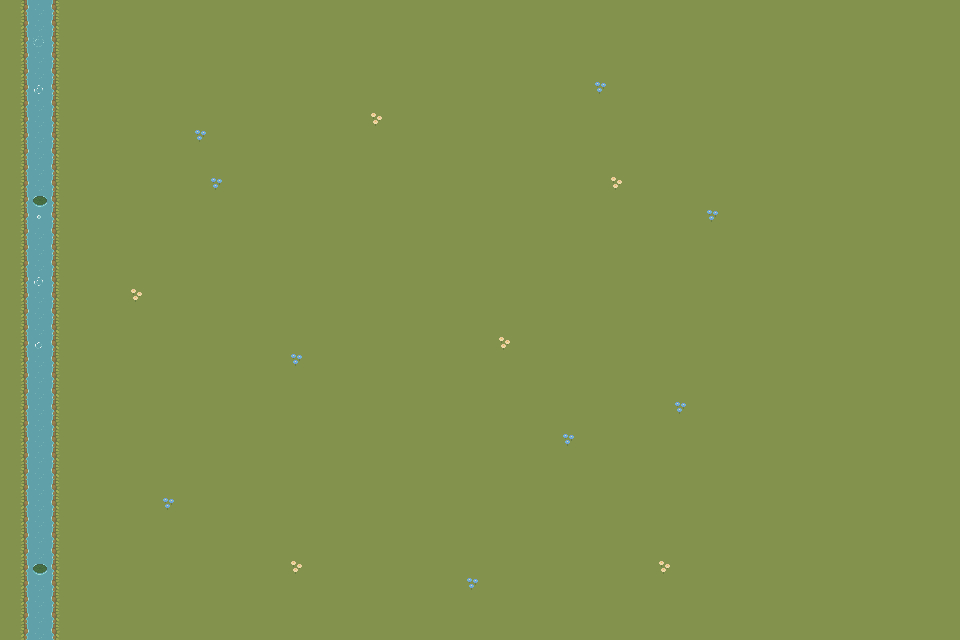

A level layout from a 2D game, rendered from its tile map. Below: a short description, then the map file with tile-grid data replaced by summaries:
An orthogonal 60x40 tile map with 16x16 px tiles, 1 tile layer (Ground), 2 tilesets and 28 objects (4x Speaker, Tree4, Tree3, Tree2, Tree1).

<map version="1.9" tiledversion="1.9.2" orientation="orthogonal" renderorder="right-down" width="60" height="40" tilewidth="16" tileheight="16" infinite="0" nextlayerid="8" nextobjectid="47">
	<tileset firstgid="1" source="tiles.tsx" />
	<tileset firstgid="2701" source="Objects.tsx" />
	<layer id="1" name="Ground" width="60" height="40">
		<data>[2400 cells, 2400 non-empty, 12 distinct tile ids]</data>
	</layer>
	<objectgroup id="5" name="Collison" offsetx="0" offsety="0">
		<object id="31" name="Tree4" gid="2701" x="681.333" y="214" width="32" height="32" />
		<object id="32" name="Tree3" gid="2701" x="797.333" y="114" width="32" height="32" />
		<object id="33" name="Tree2" gid="2701" x="726" y="354.667" width="32" height="32" />
		<object id="34" name="Tree1" gid="2701" x="504.667" y="354" width="32" height="32" />
		<object id="35" name="Speaker1" class="Speaker" gid="2702" x="544.667" y="256" width="16" height="32" />
		<object id="36" name="Speaker2" class="Speaker" gid="2702" x="560" y="256" width="16" height="32" />
		<object id="37" name="Speaker3" class="Speaker" gid="2702" x="606.667" y="256" width="16" height="32" />
		<object id="38" name="Speaker4" class="Speaker" gid="2702" x="623.333" y="255.333" width="16" height="32" />
		<object id="41" gid="2703" x="475.096" y="485.817" width="42.9744" height="37.8462" />
		<object id="42" gid="2704" x="290.373" y="322.557" width="32" height="48" />
		<object id="43" gid="2704" x="323.754" y="323.351" width="32" height="48" />
		<object id="44" gid="2704" x="357.135" y="323.351" width="32" height="48" />
		<object id="45" gid="2701" x="381" y="265" width="32" height="32" />
		<object id="46" gid="2701" x="307" y="150" width="32" height="32" />
		<object id="47" gid="2701" x="434" y="172" width="32" height="32" />
		<object id="48" gid="2701" x="272" y="454" width="32" height="32" />
		<object id="49" gid="2704" x="722" y="138" width="32" height="48" />
		<object id="50" gid="2703" x="182" y="434" width="64" height="64" />
		<object id="51" gid="2702" x="672" y="520" width="16" height="32" />
		<object id="52" gid="2702" x="620" y="166" width="16" height="32" />
		<object id="53" gid="2702" x="546" y="74" width="16" height="32" />
		<object id="54" gid="2704" x="622" y="58" width="32" height="48" />
		<object id="55" gid="2701" x="368" y="66" width="32" height="32" />
		<object id="56" gid="2701" x="758" y="292" width="32" height="32" />
		<object id="57" gid="2701" x="432" y="98" width="32" height="32" />
		<object id="58" gid="2701" x="368" y="220" width="32" height="32" />
		<object id="59" gid="2703" x="700" y="428" width="64" height="64" />
		<object id="60" gid="2701" x="698" y="76" width="32" height="32" />
	</objectgroup>
</map>
